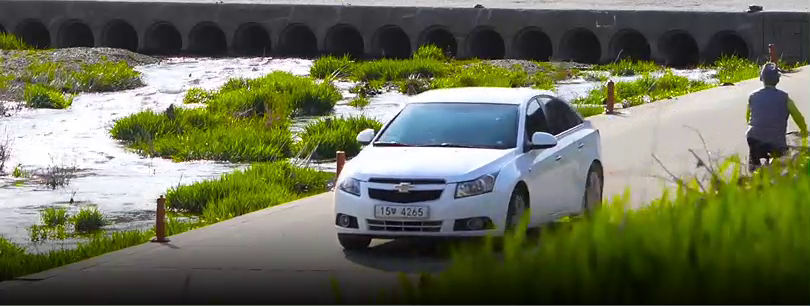
#> input picture frame 18 of Video analysis/optical_flow.mp4, 810 x 306 px
$ jupyter execute 'Optical flow.ipynb'
#> lines starting #> are read from the running program, lines starting #| are printed output that depends on the picture; after the words box and inside, x2 and y2 are one past the last pixel; in counts of white or black regions, pixels touching at a corner belong together; pictures that were not available may be replaced by others from this repository, and a replacement may not be noted
<h4>Cơ bản về Optical flow</h4>

Optical flow được sử dụng để ước tính chuyển động của các điểm hoặc đối tượng giữa hai khung hình liên tiếp trong một chuỗi video. Optical flow phân tích sự thay đổi cường độ của các điểm ảnh để xác định hướng và tốc độ của chuyển động.

Optical flow dựa trên một số giả định cơ bản sau:
<ul>
    <li><b>Giả định độ sánh không đổi (Brightness Constancy Assumption):</b> Tức là cường độ sáng của một điểm ảnh không thay đổi theo thời gian. Nếu một điểm ảnh tại tọa độ (x,y) ở thời điểm t (khung hình 1) di chuyển tới vị trí $(x+\Delta x, y+\Delta y)$ ở thời điểm $t+\Delta t$, cường độ sáng tại điểm ảnh đó là không thay đổi: $I(x+\Delta x, y+\Delta y, t+\Delta t) = I(x,y,t)$</li>
    <li><b>Giả định sự nhỏ bé của chuyển động (Small Motion Assumption):</b> Chuyển động của các điểm ảnh giữa hai khung hình liên tiếp là nhỏ.</li>
    <li><b>Giả định tính liên tục của chuyển động (Spatial Coherence Assumption):</b> Chuyển động của các điểm ảnh lân cận là tương tự nhau.</li>
</ul>

Do giả định chuyển động của điểm ảnh giữa các khung hình là nhỏ, vì vậy ta áp dụng khai triển Taylor thu được như sau: <br>
$I(x+\Delta x, y+\Delta y, t+\Delta t) = I(x,y,t) + \frac{\partial I}{\partial x}\Delta x + \frac{\partial I}{\partial y}\Delta y + \frac{\partial I}{\partial t}\Delta t$ <br>
Khi đó ta có: $\frac{\partial I}{\partial x}\Delta x + \frac{\partial I}{\partial y}\Delta y + \frac{\partial I}{\partial t}\Delta t = 0 $ <br>
Thực hiện chia cả hai vế cho $\Delta t$ ta có phương trình: $\frac{\partial I}{\partial x}\frac{\Delta x}{\Delta t } + \frac{\partial I}{\partial y}\frac{\Delta y}{\Delta t } + \frac{\partial I}{\partial t}= 0 \Leftrightarrow  \frac{\partial I}{\partial x}\cdot V_{x} + \frac{\partial I}{\partial y}\cdot V_{y} + \frac{\partial I}{\partial t}= 0 $

Phương trình trên gọi là phương trình Optical flow. Vector $(V_{x}, V_{y})$ là vector thể hiện chuyển động của điểm ảnh trong Optical flow. Vấn đề của phương trình này là chỉ có 1 phương trình nhưng có tới hai ẩn, vì vậy nó gặp phải vấn đề "Không thể giải quyết"

<h4>Lucas-Kanade method</h4>

Phương pháp Lucas-Kanade giả định sự chuyển động của điểm ảnh giữa các khung hình là nhỏ và các hàng xóm lân cận có chuyển động giống với chuyển động của điểm ảnh đó. Vì vậy, phương pháp lấy vùng lân cận 3x3 xung quanh điểm ảnh, dẫn đến ta có 9 điểm ảnh có chuyển động giống nhau tức là có cùng vector chuyển động. Khi đó, ta xây dựng được 9 phương trình Optical flow cho 9 điểm ảnh để giải quyết tìm hai giá trị u và v của vector.

Ta có thể biểu diễn hệ phương trình dưới dạng như sau (với $q_{i}$ là các điểm lân cận của điểm (x,y)): <br>>ma$trix}trix}

$A = \begin{bmatrix}
I_{x}(q_{1}) & I_{y}(q_{1})\\
I_{x}(q_{2}) & I_{y}(q_{2})\\
... & ...\\
I_{x}(q_{n}) & I_{y}(q_{n})
\end{bmatrix}$

$v = \begin{bmatrix}
V_{x} \\
V_{y}
\end{bmatrix}$

$B = \begin{bmatrix}
-I_{t}(q_{1})\\
-I_{t}(q_{2}) \\
.. \\
-I_{t}(q_{n})
\end{bmatrix}$

Nhiệm vụ là giải phương trình: $Ax = B$. Phương pháp bình phương tối thiểu được sử dụng bằng cách nhân cả hai vế với $A^{T}$, khi đó ta thu được phương trình $ A^{T}Ax = A^{T}B$ với $A^{T}A$ là một ma trận 2x2 và vế phải trở thành ma trận 2x1

Kết quả thu được công thức tính vector chuyển động như sau: $v = (A^{T}A)^{-1}A^{T}B$ hay <br>

Vấn đề tiếp theo là giả định các chuyển động là nhỏ để có thể triển khai Taylor, nếu như chuyển động lớn sẽ dẫn đến lỗi không chính xác. Để giải quyết vấn đề này, cải thiện phương pháp Lucas-Kanade thành phương pháp Pyramid Lucas-Kanade. Các bước của phương pháp kim tự tháp được thực hiện như sau: <br>
<ul>
    <li>Xây dựng pyramid: Tạo một loạt các phiên bản giảm độ phân giải của ảnh gốc. Ví dụ, giảm kích thước ảnh bằng cách chia đôi chiều rộng và chiều cao nhiều lần để tạo thành các mức độ phân giải khác nhau (level 0 là ảnh gốc, level 1 là ảnh giảm một nửa, v.v.). </li>
    <li>Ước tính optical flow ở mức thấp nhất: Bắt đầu từ mức độ phân giải thấp nhất (ảnh nhỏ nhất), ước tính optical flow sử dụng phương pháp Lucas-Kanade.</li>
    <li>Tiến tới mức cao hơn: Kết quả optical flow ở mức thấp nhất được mở rộng lên mức độ phân giải cao hơn (ảnh lớn hơn) và sử dụng như là một giá trị khởi đầu cho việc ước tính optical flow ở mức này. Điều này giúp bắt đầu ước tính chuyển động lớn ở mức thô và tinh chỉnh dần khi lên các mức cao hơn.</li>
    <li>Lặp lại quá trình: Lặp lại quá trình này cho đến khi đạt đến mức độ phân giải cao nhất (ảnh gốc).</li>
</ul>

<h4>Optical flow trong OpenCV</h4>

[cell 1]
import numpy as np
import matplotlib.pyplot as plt
import cv2

# Open the video file
cap = cv2.VideoCapture('optical_flow.mp4')

# Parameters for ShiTomasi corner detection
feature_params = dict(maxCorners=100,
                      qualityLevel=0.3,
                      minDistance=7,
                      blockSize=7)

# Parameters for Lucas-Kanade optical flow
lk_params = dict(winSize=(15, 15),
                 maxLevel=2,
                 criteria=(cv2.TERM_CRITERIA_EPS | cv2.TERM_CRITERIA_COUNT, 10, 0.03))

# Generate random colors for drawing tracks
color = np.random.randint(0, 255, (100, 3))

# Take the first frame and find corners in it
ret, old_frame = cap.read()
#> old_frame is the input picture: shape (306, 810, 3); mean B, G, R 88.3, 111.3, 107.1
if not ret:
    print("Failed to capture video")
    exit()

old_gray = cv2.cvtColor(old_frame, cv2.COLOR_BGR2GRAY)
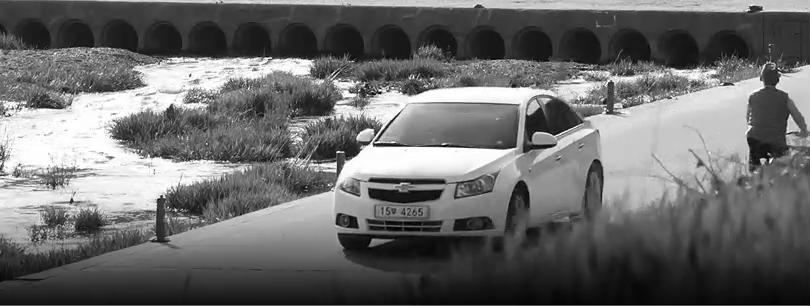
#> old_gray: shape (306, 810); min 0, max 255, mean 107.4
p0 = cv2.goodFeaturesToTrack(old_gray, mask=None, **feature_params)
#> p0 = 83 rows, first 8: [373, 143], [334, 164], [762, 160], [70, 201], [373, 131], [7, 114], [605, 111], [162, 195]

# Create a mask image for drawing purposes
mask = np.zeros_like(old_frame)

while True:
    # Capture frame-by-frame
    ret, frame = cap.read()
    if not ret:
        break

    # Convert current frame to grayscale
    frame_gray = cv2.cvtColor(frame, cv2.COLOR_BGR2GRAY)

    # Calculate optical flow using Lucas-Kanade method
    p1, st, err = cv2.calcOpticalFlowPyrLK(old_gray, frame_gray, p0, None, **lk_params)
#> p1 = 83 rows, first 8: [373, 143], [334, 164], [762, 160], [69.99, 201], [373, 131], [6.98, 114], [605, 111], [162, 195]; st = 83 values from 1 to 1; err = 83 values, max 6.05 at index 22, min 0.19 at index 9, mean 2.5

    # Select good points (where st=1)
    good_new = p1[st == 1]
#> good_new = 83 pairs, first value 1.97 to 788, second value 7.99 to 235
    good_old = p0[st == 1]
#> good_old = 83 pairs, first value 2 to 788, second value 8 to 235

    # Draw tracks
    for i, (new, old) in enumerate(zip(good_new, good_old)):
        a, b = new.ravel().astype(int)
        c, d = old.ravel().astype(int)
        mask = cv2.line(mask, (a, b), (c, d), color[i].tolist(), 2)
        frame = cv2.circle(frame, (a, b), 5, color[i].tolist(), -1)
        cv2.line(old_frame, (a, b), (c, d), color[i].tolist(), 2)
#> this loop made 83 passes
#> (a, b, c, d) on passes 1, 2, 3, 5, 7, 8, 9, 10, 11, 12, 13, 16: (373, 143, 373, 143), (333, 163, 334, 164), (762, 159, 762, 160), (373, 130, 373, 131), (604, 111, 605, 111), (161, 194, 162, 195), (610, 80, 611, 80), (778, 85, 778, 86), (780, 75, 781, 75), (788, 130, 788, 131), (378, 90, 379, 91), (139, 151, 140, 152)
#> (new, a, b, c, d) on passes 4, 6, 14, 15, 22, 23: ([69.99, 201], 69, 200, 70, 201), ([6.98, 114], 6, 113, 7, 114), ([357, 91.99], 357, 91, 357, 92), ([336, 105.9], 336, 105, 336, 106), ([776, 68.99], 775, 68, 776, 69), ([1.97, 157.1], 1, 157, 2, 157)
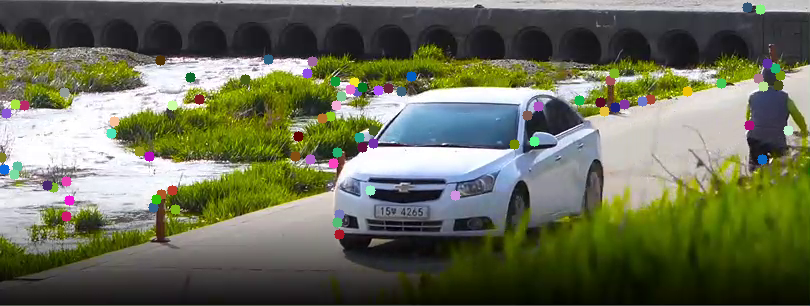
#> frame: shape (306, 810, 3); mean B, G, R 88, 110.6, 106.5
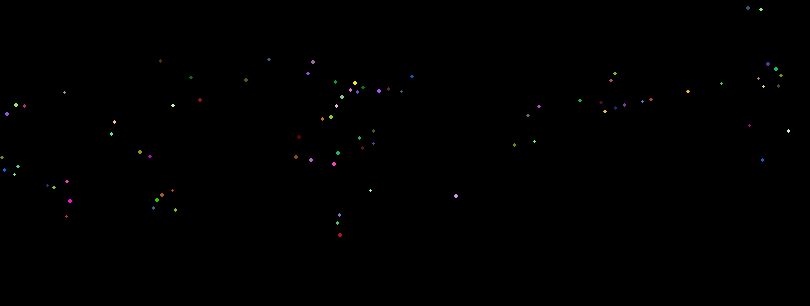
#> mask: shape (306, 810, 3); mean of channels 0, 1, 2 0.3, 0.3, 0.4; drawn as B, G, R
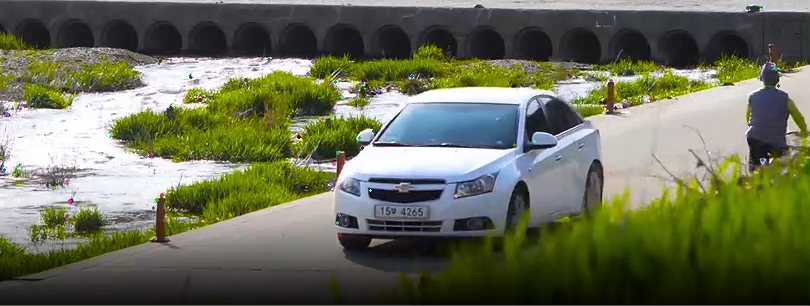
#> old_frame: shape (306, 810, 3); 0.29% of pixels changed, all inside (x1, y1, x2, y2) = (0, 6, 790, 237)
        # cv2.circle(old_frame, (a, b), 5, color[i].tolist(), -1)

    # Overlay the tracks on the original frame
    img = cv2.add(frame, mask)

    # Display the resulting frame
    cv2.imshow('frame', img)

    # Exit if ESC is pressed
    k = cv2.waitKey(30) & 0xff
#> (key Esc is pressed here)
    if k == 27:
        break

    # Update previous frame and previous points
    old_gray = frame_gray.copy()
    p0 = good_new.reshape(-1, 1, 2)

# Release video capture object and close all windows
cap.release()
cv2.destroyAllWindows()

plt.imshow(cv2.cvtColor(old_frame, cv2.COLOR_BGR2RGB))

<h4>Dense Optical Flow in OpenCV</h4>

Phương pháp Lucas-Kanade tính toán optical flow của các điểm thưa thớt (như các điểm thu được bằng Shi-Tomasi Corner Detector...). OpenCv cung cấp một thuật toán hỗ trợ tính dense optical flow (tính optical flow cho tất cả các điểm trong khung) --> Thuật toán Gunner Farneback.

[cell 2]
import cv2
import numpy as np

# Open the video file
cap = cv2.VideoCapture("optical_flow_full.mp4")

# Read the first frame
ret, frame1 = cap.read()
if not ret:
    print("Failed to capture video")
    exit()

# Convert the first frame to grayscale
prvs = cv2.cvtColor(frame1, cv2.COLOR_BGR2GRAY)

# Initialize the HSV image for visualization
hsv = np.zeros_like(frame1)
hsv[..., 1] = 255  # Set the saturation to maximum

while True:
    # Capture the next frame
    ret, frame2 = cap.read()
    if not ret:
        break

    # Convert the next frame to grayscale
    next = cv2.cvtColor(frame2, cv2.COLOR_BGR2GRAY)

    # Calculate the optical flow using Farneback method
    flow = cv2.calcOpticalFlowFarneback(prvs, next, None, 0.5, 3, 15, 3, 5, 1.2, 0)

    # Compute the magnitude and angle of the flow
    mag, ang = cv2.cartToPolar(flow[..., 0], flow[..., 1])
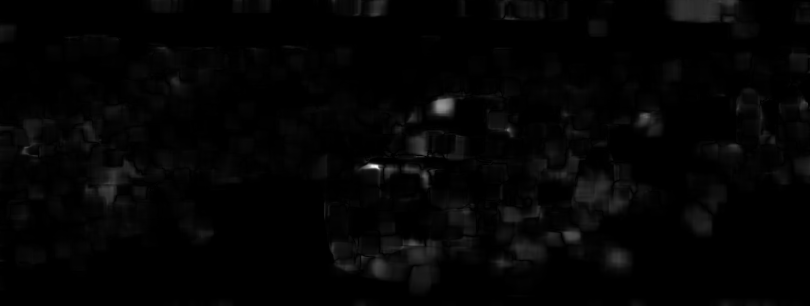
#> mag: shape (306, 810) float32; min 1.02e-10, max 2.6, mean 0.0458; drawn with min black and max white
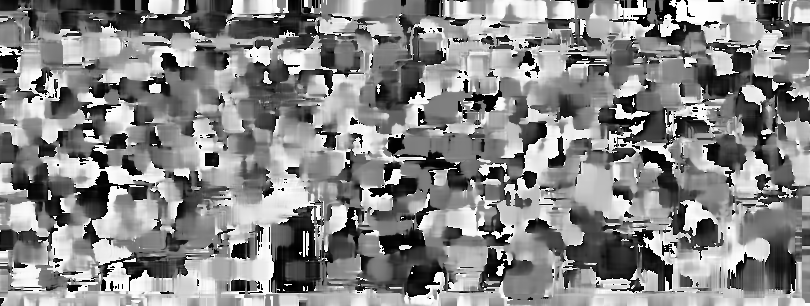
#> ang: shape (306, 810) float32; min 5.93e-07, max 6.28, mean 3.33; drawn with min black and max white

    # Set hue according to the optical flow direction
    hsv[..., 0] = ang * 180 / np.pi / 2
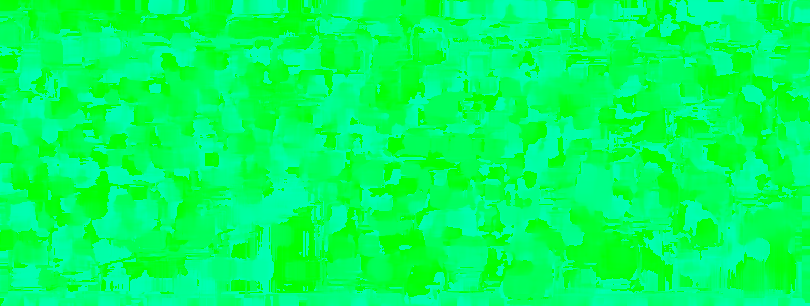
#> hsv: shape (306, 810, 3); mean of channels 0, 1, 2 94.8, 255, 0; drawn as B, G, R

    # Set value according to the optical flow magnitude
    hsv[..., 2] = cv2.normalize(mag, None, 0, 255, cv2.NORM_MINMAX)
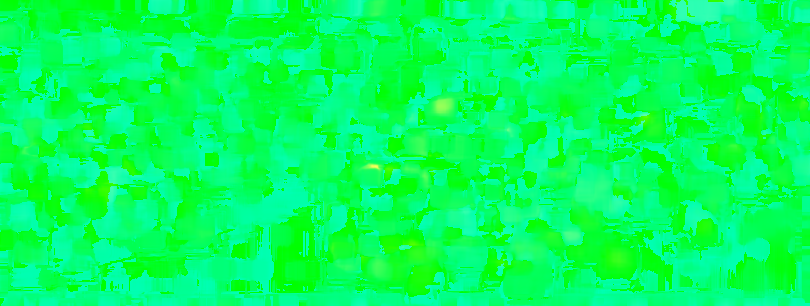
#> hsv: shape (306, 810, 3); mean of channels 0, 1, 2 94.8, 255, 4.2; drawn as B, G, R

    # Convert HSV image to BGR for display
    rgb = cv2.cvtColor(hsv, cv2.COLOR_HSV2BGR)
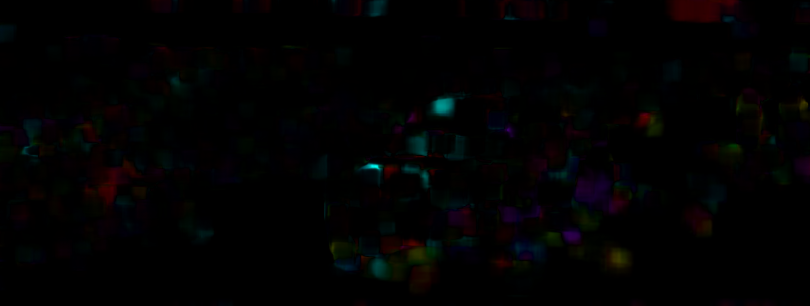
#> rgb: shape (306, 810, 3); mean B, G, R 2.1, 1.8, 2.1

    # Display the frame
    cv2.imshow('Optical Flow', rgb)

    # Check for key presses
    k = cv2.waitKey(30) & 0xff
#> (key Esc is pressed here)
    if k == 27:  # ESC key to exit
        break
    elif k == ord('s'):  # 's' key to save the current frame and the optical flow visualization
        cv2.imwrite('opticalfb.png', frame2)
        cv2.imwrite('opticalhsv.png', rgb)

    # Update the previous frame
    prvs = next

# Release the video capture object and close all windows
cap.release()
cv2.destroyAllWindows()

$ run again, starting later in the video
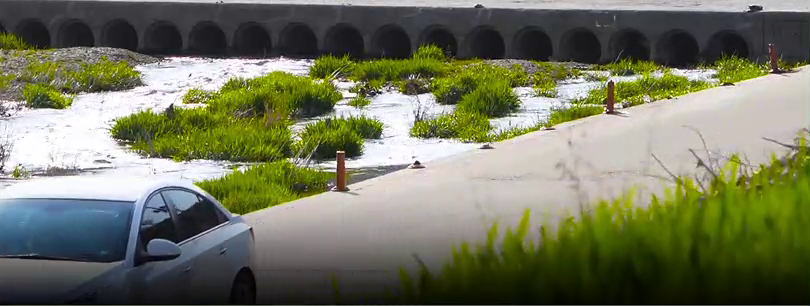
#> input picture frame 82 of Video analysis/optical_flow.mp4, 810 x 306 px
#> old_frame is the input picture: shape (306, 810, 3); mean B, G, R 94.7, 118.7, 115.3
#> p0 = 100 rows, first 8: [417, 163], [334, 163], [605, 111], [7, 114], [611, 80], [379, 91], [616, 106], [336, 106]
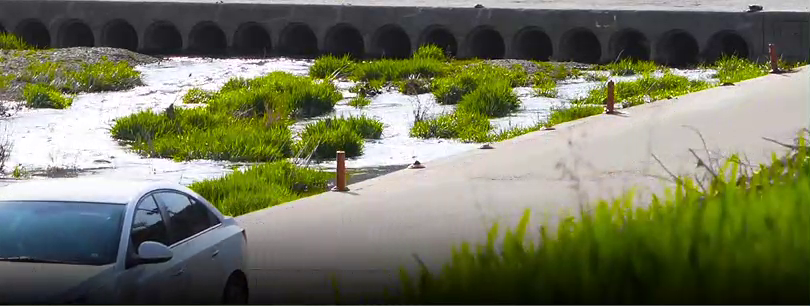
#> input picture frame 83 of Video analysis/optical_flow.mp4, 810 x 306 px
#> frame is the input picture: shape (306, 810, 3); mean B, G, R 94.5, 118.8, 115.5
#> p1 = 100 rows, first 8: [417, 163], [334, 163.1], [605, 111], [6.98, 114], [611, 80], [379, 90.98], [616, 106], [336, 106.1]; st = 100 values from 1 to 1; err = 100 values, max 13.98 at index 74, min 0 at index 28, mean 5.08
#> good_new = 100 pairs, first value 2.1 to 775, second value 8 to 231.2
#> good_old = 100 pairs, first value 2 to 775, second value 8 to 229
#> the loop `for i, (new, old) in enumerate(zip(good_new, good_old)):` made 100 passes
#> (new, a, b, c, d) on passes 2, 4, 6, 8, 10, 11, 12, 13: ([334, 163.1], 333, 163, 334, 163), ([6.98, 114], 6, 113, 7, 114), ([379, 90.98], 378, 90, 379, 91), ([336, 106.1], 335, 106, 336, 106), ([357, 89.96], 357, 89, 357, 90), ([2.1, 154], 2, 154, 2, 154), ([347, 160.8], 347, 160, 347, 161), ([388, 88.98], 387, 88, 388, 89)
#> `rgb = cv2.cvtColor(hsv, cv2.COLOR_HSV2BGR)`:
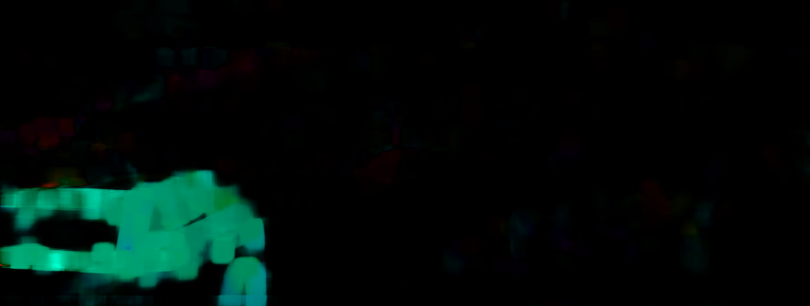
#> rgb: shape (306, 810, 3); mean B, G, R 9.5, 12.8, 0.6

$ run again, starting later in the video
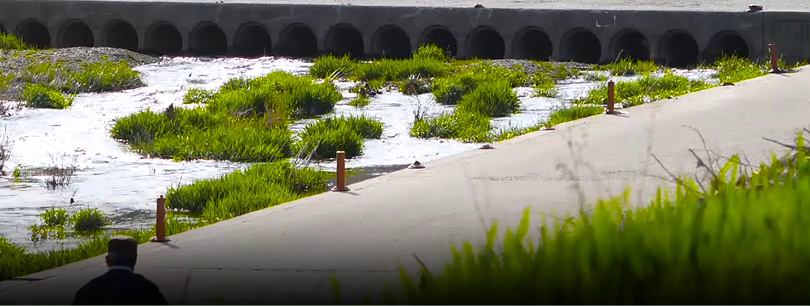
#> input picture frame 147 of Video analysis/optical_flow.mp4, 810 x 306 px
#> old_frame is the input picture: shape (306, 810, 3); mean B, G, R 91.8, 119.6, 117.4
#> p0 = 100 rows, first 8: [347, 165], [417, 163], [605, 111], [162, 196], [7, 114], [334, 169], [1, 172], [611, 82]
#> p1 has the same summary as p0; st = 100 values from 1 to 1; err = 100 values, max 1.83 at index 26, min 0.00931 at index 21, mean 1.03
#> good_new = 100 pairs, first value 1 to 780, second value 8 to 236
#> good_old has the same summary as good_new
#> the loop `for i, (new, old) in enumerate(zip(good_new, good_old)):` made 100 passes
#> (a, b, c, d) on passes 1 to 8: (346, 165, 347, 165), (416, 162, 417, 163), (604, 110, 605, 111), (162, 195, 162, 196), (7, 113, 7, 114), (333, 169, 334, 169), (1, 171, 1, 172), (611, 82, 611, 82)
#> after the loop `for i, (new, old) in enumerate(zip(good_new, good_old)):`:
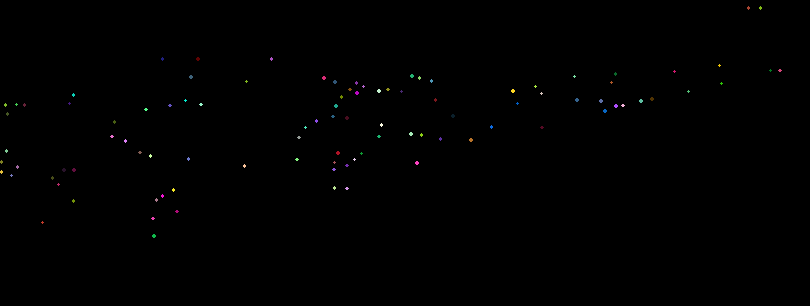
#> mask: shape (306, 810, 3); mean of channels 0, 1, 2 0.4, 0.4, 0.4; drawn as B, G, R
#> `rgb = cv2.cvtColor(hsv, cv2.COLOR_HSV2BGR)`:
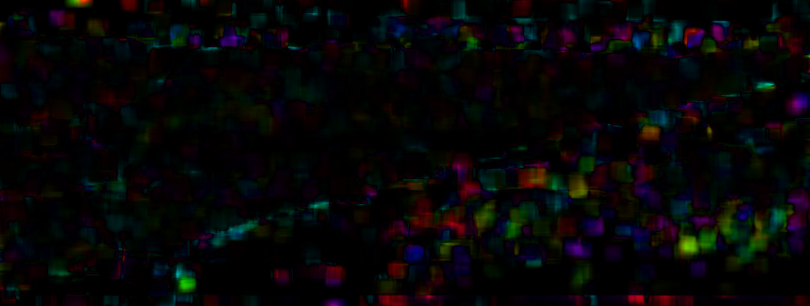
#> rgb: shape (306, 810, 3); mean B, G, R 6.8, 6, 6.7
